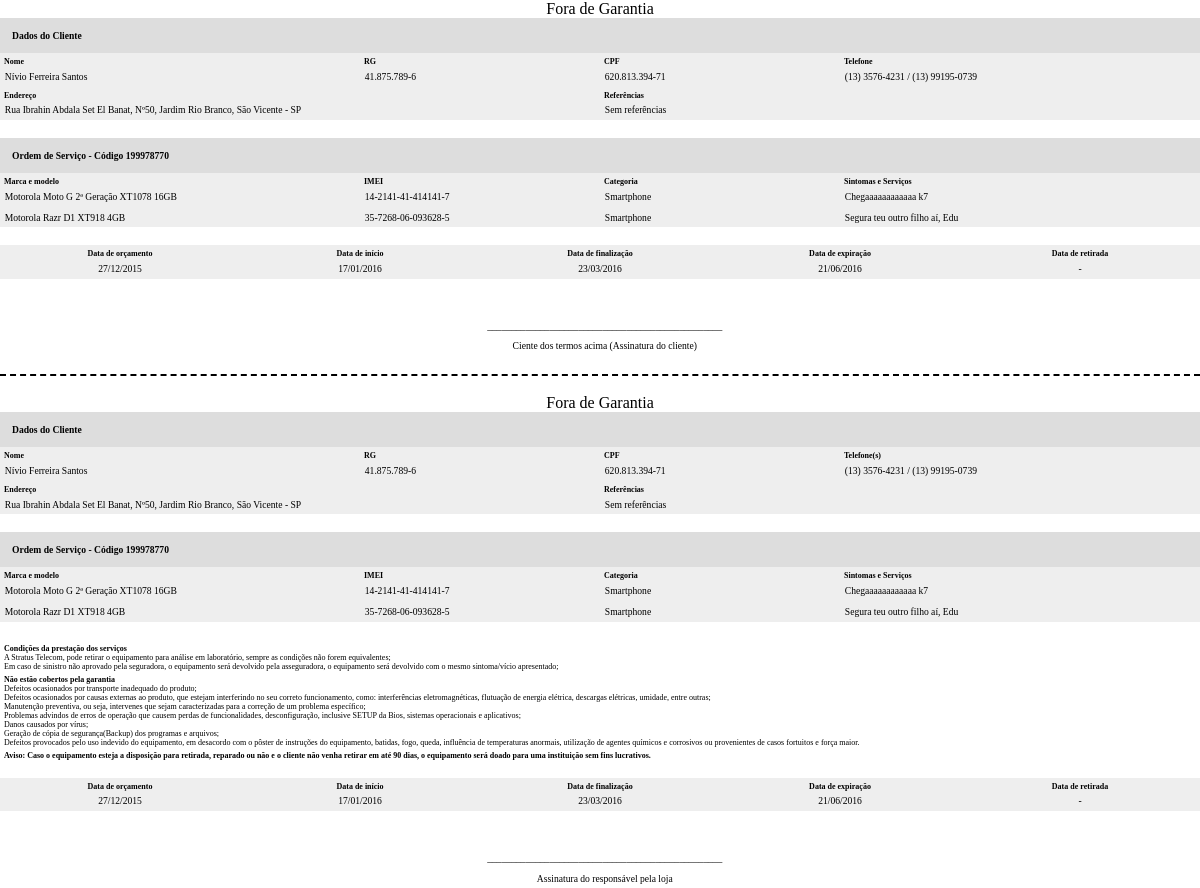
The app's page /ModeloImprimirOrdem.php?codigo=199978770 with its own data.
### tables this page shows
CREATE TABLE `tb_cliente` (
  `cd_cliente` int(11) NOT NULL AUTO_INCREMENT,
  `nm_cliente` varchar(120) DEFAULT NULL,
  `cd_cpf` varchar(11) DEFAULT NULL,
  `cd_rg` varchar(9) DEFAULT NULL,
  `cd_telefone1` varchar(10) DEFAULT NULL,
  `cd_telefone2` varchar(11) DEFAULT NULL,
  `nm_endereco` varchar(100) DEFAULT NULL,
  `ds_referencias` varchar(500) DEFAULT NULL,
  `dt_cadastro` datetime DEFAULT NULL,
  PRIMARY KEY (`cd_cliente`),
  UNIQUE KEY `cd_cpf` (`cd_cpf`),
  UNIQUE KEY `cd_rg` (`cd_rg`)
);

CREATE TABLE `tb_aparelho` (
  `cd_aparelho` int(11) NOT NULL AUTO_INCREMENT,
  `cd_imei` varchar(15) DEFAULT NULL,
  `cd_venda` tinyint(1) DEFAULT NULL,
  `ds_aparelho` varchar(500) DEFAULT NULL,
  `cd_modelo` int(11) DEFAULT NULL,
  `cd_cliente` int(11) DEFAULT NULL,
  `dt_cadastro` datetime DEFAULT NULL,
  `cd_imei_secundario` varchar(15) DEFAULT NULL,
  `cd_numero_serie` varchar(20) DEFAULT NULL,
  PRIMARY KEY (`cd_aparelho`),
  UNIQUE KEY `cd_imei_secundario` (`cd_imei_secundario`),
  UNIQUE KEY `cd_numero_serie` (`cd_numero_serie`),
  UNIQUE KEY `uk_imei` (`cd_imei`) USING HASH,
  KEY `fk_aparelho_modelo` (`cd_modelo`),
  KEY `fk_aparelho_cliente` (`cd_cliente`),
  CONSTRAINT `fk_aparelho_cliente` FOREIGN KEY (`cd_cliente`) REFERENCES `tb_cliente` (`cd_cliente`) ON DELETE SET NULL ON UPDATE CASCADE,
  CONSTRAINT `fk_aparelho_modelo` FOREIGN KEY (`cd_modelo`) REFERENCES `tb_modelo` (`cd_modelo`) ON DELETE SET NULL ON UPDATE CASCADE
);

CREATE TABLE `tb_categoria` (
  `cd_categoria` int(11) NOT NULL AUTO_INCREMENT,
  `nm_categoria` varchar(70) DEFAULT NULL,
  `ic_editavel` tinyint(1) DEFAULT NULL,
  PRIMARY KEY (`cd_categoria`)
);

CREATE TABLE `item_os` (
  `cd_item_os` int(11) NOT NULL AUTO_INCREMENT,
  `ds_item_os` varchar(500) DEFAULT NULL,
  `cd_aparelho` int(11) NOT NULL,
  `cd_os` int(11) NOT NULL,
  PRIMARY KEY (`cd_aparelho`,`cd_os`),
  UNIQUE KEY `cd_item_os` (`cd_item_os`),
  KEY `fk_aparelho_os_aparelho` (`cd_aparelho`),
  KEY `fk_aparelho_os_os` (`cd_os`),
  CONSTRAINT `fk_aparelho_os_aparelho` FOREIGN KEY (`cd_aparelho`) REFERENCES `tb_aparelho` (`cd_aparelho`) ON DELETE CASCADE ON UPDATE CASCADE,
  CONSTRAINT `fk_aparelho_os_os` FOREIGN KEY (`cd_os`) REFERENCES `tb_os` (`cd_os`) ON DELETE CASCADE ON UPDATE CASCADE
);

CREATE TABLE `tb_os` (
  `cd_os` int(11) NOT NULL AUTO_INCREMENT,
  `dt_orcamento` date DEFAULT NULL,
  `dt_inicio` date DEFAULT NULL,
  `dt_finalizacao` date DEFAULT NULL,
  `dt_retirada` date DEFAULT NULL,
  `dt_expiracao` date DEFAULT NULL,
  `dt_venda` date DEFAULT NULL,
  `cd_status` int(1) DEFAULT NULL,
  `ic_orcam_vend_manuten` tinyint(1) DEFAULT NULL,
  `ds_os` varchar(500) DEFAULT NULL,
  `cd_funcionario` int(11) DEFAULT NULL,
  `dt_cadastro` datetime DEFAULT NULL,
  `cd_verificador` int(11) DEFAULT NULL,
  `cd_cliente` int(11) DEFAULT NULL,
  PRIMARY KEY (`cd_os`),
  UNIQUE KEY `uk_verificador` (`cd_verificador`) USING BTREE,
  KEY `fk_os_funcionario` (`cd_funcionario`),
  KEY `fk_os_status` (`cd_status`),
  KEY `fk_os_cliente` (`cd_cliente`),
  CONSTRAINT `fk_os_cliente` FOREIGN KEY (`cd_cliente`) REFERENCES `tb_cliente` (`cd_cliente`) ON DELETE SET NULL ON UPDATE CASCADE,
  CONSTRAINT `fk_os_funcionario` FOREIGN KEY (`cd_funcionario`) REFERENCES `tb_funcionario` (`cd_funcionario`),
  CONSTRAINT `fk_os_status` FOREIGN KEY (`cd_status`) REFERENCES `tb_status` (`cd_status`) ON DELETE SET NULL ON UPDATE CASCADE
);

### ModeloImprimirOrdem.php (the view, shortened to what the rows shown need)
<?php
	include 'php/Conexao.php';
	include 'php/ConexaoPrincipal.php';
	function ConfereQuebra()
	{
		switch (strtoupper(substr(PHP_OS, 0, 3)))
		{
			default:
				$quebra = "\n";
		}
		return $quebra;
	}
	$codigo = mysql_escape_string($_GET['codigo']);
	$result_Cliente = $conexaoPrincipal -> Query("select tb_cliente.nm_cliente,
														   tb_cliente.cd_rg,
														   tb_cliente.cd_cpf,
														   tb_cliente.cd_telefone1,
														   tb_cliente.cd_telefone2,
														   tb_cliente.nm_endereco,
														   tb_cliente.ds_referencias
													  from tb_os inner join tb_cliente
														on tb_os.cd_cliente = tb_cliente.cd_cliente
														  where tb_os.cd_verificador = '$codigo'");
	$linha_Cliente = mysqli_fetch_assoc($result_Cliente);
	$query_Aparelhos = "select concat(tb_marca.nm_marca, ' ', tb_modelo.nm_modelo) as nm_marca_modelo,
							   tb_aparelho.cd_imei,
							   tb_categoria.nm_categoria,
							   item_os.ds_item_os
						  from tb_os inner join item_os
							on tb_os.cd_os = item_os.cd_os
							  inner join tb_aparelho
								on item_os.cd_aparelho = tb_aparelho.cd_aparelho
								  inner join tb_modelo
									on tb_aparelho.cd_modelo = tb_modelo.cd_modelo
									  inner join tb_marca
										on tb_modelo.cd_marca = tb_marca.cd_marca
										  inner join tb_categoria
											on tb_modelo.cd_categoria = tb_categoria.cd_categoria
							where tb_os.cd_verificador = '$codigo'
								order by nm_marca_modelo";
	$result_Aparelhos = $conexaoPrincipal -> Query($query_Aparelhos);
	$linha_Aparelhos = mysqli_fetch_assoc($result_Aparelhos);
	$total_Aparelhos = mysqli_num_rows($result_Aparelhos);
	$result_Datas = $conexaoPrincipal -> Query("select tb_os.dt_orcamento,
														   tb_os.dt_inicio,
														   tb_os.dt_finalizacao,
														   tb_os.dt_expiracao,
														   tb_os.dt_retirada
													  from tb_os
														where tb_os.cd_verificador = '$codigo'");
	$linha_Datas = mysqli_fetch_assoc($result_Datas);
?>
<html>
	<head>
	</head>
	<body>
		<div class="ordem fica">
			<div class="data-client">
				<table width="100%" cellspacing="0">
					<tr>
						<td width="30%">
							<label class="lbl-title">Nome</label><br>
							<label class="lbl-item"><?php echo $linha_Cliente['nm_cliente']; ?></label>
						</td>
						<td width="20%">
							<label class="lbl-title">RG</label><br>
							<label class="lbl-item"><?php $aux = $linha_Cliente['cd_rg']; $aux = $aux[0].$aux[1].'.'.$aux[2].$aux[3].$aux[4].'.'.$aux[5].$aux[6].$aux[7].'-'.$aux[8]; echo $aux; ?></label>
						</td>
						<td width="20%">
							<label class="lbl-title">CPF</label><br>
							<label class="lbl-item"><?php $aux = $linha_Cliente['cd_cpf']; $aux = $aux[0].$aux[1].$aux[2].'.'.$aux[3].$aux[4].$aux[5].'.'.$aux[6].$aux[7].$aux[8].'-'.$aux[9].$aux[10]; echo $aux; ?></label>
						</td>
						<td width="30%">
							<label class="lbl-title">Telefone</label><br>
							<label class="lbl-item"><?php $aux = $linha_Cliente['cd_telefone1']; if (strlen($aux) == 10) {$aux = '('.$aux[0].$aux[1].') '.$aux[2].$aux[3].$aux[4].$aux[5].'-'.$aux[6].$aux[7].$aux[8].$aux[9];} else {$aux = '('.$aux[0].$aux[1].') '.$aux[2].$aux[3].$aux[4].$aux[5].$aux[6].'-'.$aux[7].$aux[8].$aux[9].$aux[10];} echo $aux; $aux = $linha_Cliente['cd_telefone2']; if ($aux != '') {if (strlen($aux) == 10) {$aux = '('.$aux[0].$aux[1].') '.$aux[2].$aux[3].$aux[4].$aux[5].'-'.$aux[6].$aux[7].$aux[8].$aux[9];} else {$aux = '('.$aux[0].$aux[1].') '.$aux[2].$aux[3].$aux[4].$aux[5].$aux[6].'-'.$aux[7].$aux[8].$aux[9].$aux[10];} echo ' / '.$aux;}?></label>
						</td>
					</tr>
					<tr>
						<td colspan="2">
							<label class="lbl-title">Endereço</label><br>
							<label class="lbl-item"><?php echo $linha_Cliente['nm_endereco']; ?></label>
						</td>
						<td colspan="2">
							<label class="lbl-title">Referências</label><br>
							<label class="lbl-item"><?php echo $linha_Cliente['ds_referencias']; ?></label>
						</td>
					</tr>
				</table>
			</div>
			<br>
			<div class="data-client">
				<table width="100%" cellspacing="0">
					<?php
						if ($total_Aparelhos > 0)
						{
							do
							{
					?>
								<tr>
									<td width="30%">
										<label class="lbl-item"><?php echo $linha_Aparelhos['nm_marca_modelo']; ?></label>
									</td>
									<td width="20%">
										<label class="lbl-item"><?php $aux = $linha_Aparelhos['cd_imei']; $aux = $aux[0].$aux[1].'-'.$aux[2].$aux[3].$aux[4].$aux[5].'-'.$aux[6].$aux[7].'-'.$aux[8].$aux[9].$aux[10].$aux[11].$aux[12].$aux[13].'-'.$aux[14]; echo $aux;?></label>
									</td>
									<td width="20%">
										<label class="lbl-item"><?php echo $linha_Aparelhos['nm_categoria']; ?></label>
									</td>
									<td width="30%">
										<label class="lbl-item"><?php $aux = $linha_Aparelhos['ds_item_os']; $aux = str_replace(ConfereQuebra(), '<br/>', $aux); echo $aux;?></label>
									</td>
								</tr>
					<?php
							}
							while ($linha_Aparelhos = mysqli_fetch_assoc($result_Aparelhos));
						}
					?>
				</table>
			</div>
			<br>
			<div class="data-client">
				<table width="100%" cellspacing="0" >
					<tr align="center">
						<td width="20%">
							<label class="lbl-title">Data de orçamento</label><br>
							<label class="lbl-item"><?php $aux = $linha_Datas['dt_orcamento']; if ($aux != '') {$aux = date('d/m/Y', strtotime($aux)); echo $aux;} else {echo '-';}?></label>
						</td>
						<td width="20%">
							<label class="lbl-title">Data de início</label><br>
							<label class="lbl-item"><?php $aux = $linha_Datas['dt_inicio']; if ($aux != '') {$aux = date('d/m/Y', strtotime($aux)); echo $aux;} else {echo '-';}?></label>
						</td>
						<td width="20%">
							<label class="lbl-title">Data de finalização</label><br>
							<label class="lbl-item"><?php $aux = $linha_Datas['dt_finalizacao']; if ($aux != '') {$aux = date('d/m/Y', strtotime($aux)); echo $aux;} else {echo '-';}?></label>
						</td>
						<td width="20%">
							<label class="lbl-title">Data de expiração</label><br>
							<label class="lbl-item"><?php $aux = $linha_Datas['dt_expiracao']; if ($aux != '') {$aux = date('d/m/Y', strtotime($aux)); echo $aux;} else {echo '-';}?></label>
						</td>
					</tr>
				</table>
			</div>
			<Br><br>
		</div>
		<br><div class="pontilhado">&nbsp;</div>
		<div class="ordem destaca">
			<div class="data-client">
				<table width="100%" cellspacing="0">
					<tr>
						<td width="30%">
							<label class="lbl-title">Nome</label><br>
							<label class="lbl-item"><?php echo $linha_Cliente['nm_cliente']; ?></label>
						</td>
						<td width="20%">
							<label class="lbl-title">RG</label><br>
							<label class="lbl-item"><?php $aux = $linha_Cliente['cd_rg']; $aux = $aux[0].$aux[1].'.'.$aux[2].$aux[3].$aux[4].'.'.$aux[5].$aux[6].$aux[7].'-'.$aux[8]; echo $aux; ?></label>
						</td>
						<td width="20%">
							<label class="lbl-title">CPF</label><br>
							<label class="lbl-item"><?php $aux = $linha_Cliente['cd_cpf']; $aux = $aux[0].$aux[1].$aux[2].'.'.$aux[3].$aux[4].$aux[5].'.'.$aux[6].$aux[7].$aux[8].'-'.$aux[9].$aux[10]; echo $aux; ?></label>
						</td>
						<td width="30%">
							<label class="lbl-title">Telefone(s)</label><br>
							<label class="lbl-item"><?php $aux = $linha_Cliente['cd_telefone1']; if (strlen($aux) == 10) {$aux = '('.$aux[0].$aux[1].') '.$aux[2].$aux[3].$aux[4].$aux[5].'-'.$aux[6].$aux[7].$aux[8].$aux[9];} else {$aux = '('.$aux[0].$aux[1].') '.$aux[2].$aux[3].$aux[4].$aux[5].$aux[6].'-'.$aux[7].$aux[8].$aux[9].$aux[10];} echo $aux; $aux = $linha_Cliente['cd_telefone2']; if ($aux != '') {if (strlen($aux) == 10) {$aux = '('.$aux[0].$aux[1].') '.$aux[2].$aux[3].$aux[4].$aux[5].'-'.$aux[6].$aux[7].$aux[8].$aux[9];} else {$aux = '('.$aux[0].$aux[1].') '.$aux[2].$aux[3].$aux[4].$aux[5].$aux[6].'-'.$aux[7].$aux[8].$aux[9].$aux[10];} echo ' / '.$aux;}?></label>
						</td>
					</tr>
					<tr>
						<td colspan="2">
							<label class="lbl-title">Endereço</label><br>
							<label class="lbl-item"><?php echo $linha_Cliente['nm_endereco']; ?></label>
						</td>
						<td colspan="2">
							<label class="lbl-title">Referências</label><br>
							<label class="lbl-item"><?php echo $linha_Cliente['ds_referencias']; ?></label>
						</td>
					</tr>
				</table>
			</div>
			<br>
			<div class="data-client">
				<table width="100%" cellspacing="0">
					<?php
						$result_Aparelhos = $conexaoPrincipal -> Query($query_Aparelhos);
						$linha_Aparelhos = mysqli_fetch_assoc($result_Aparelhos);
						$total_Aparelhos = mysqli_num_rows($result_Aparelhos);
						if ($total_Aparelhos > 0)
						{
							do
							{
					?>
								<tr>
									<td width="30%">
										<label class="lbl-item"><?php echo $linha_Aparelhos['nm_marca_modelo']; ?></label>
									</td>
									<td width="20%">
										<label class="lbl-item"><?php $aux = $linha_Aparelhos['cd_imei']; $aux = $aux[0].$aux[1].'-'.$aux[2].$aux[3].$aux[4].$aux[5].'-'.$aux[6].$aux[7].'-'.$aux[8].$aux[9].$aux[10].$aux[11].$aux[12].$aux[13].'-'.$aux[14]; echo $aux;?></label>
									</td>
									<td width="20%">
										<label class="lbl-item"><?php echo $linha_Aparelhos['nm_categoria']; ?></label>
									</td>
									<td width="30%">
										<label class="lbl-item"><?php $aux = $linha_Aparelhos['ds_item_os']; $aux = str_replace(ConfereQuebra(), '<br/>', $aux); echo $aux;?></label>
									</td>
								</tr>
					<?php
							}
							while ($linha_Aparelhos = mysqli_fetch_assoc($result_Aparelhos));
						}
					?>
				</table>
			</div>
			<br>
			<br>
			<div class="data-client">
				<table width="100%" cellspacing="0" >
					<tr align="center">
						<td width="20%">
							<label class="lbl-title">Data de orçamento</label><br>
							<label class="lbl-item"><?php $aux = $linha_Datas['dt_orcamento']; if ($aux != '') {$aux = date('d/m/Y', strtotime($aux)); echo $aux;} else {echo '-';}?></label>
						</td>
						<td width="20%">
							<label class="lbl-title">Data de início</label><br>
							<label class="lbl-item"><?php $aux = $linha_Datas['dt_inicio']; if ($aux != '') {$aux = date('d/m/Y', strtotime($aux)); echo $aux;} else {echo '-';}?></label>
						</td>
						<td width="20%">
							<label class="lbl-title">Data de finalização</label><br>
							<label class="lbl-item"><?php $aux = $linha_Datas['dt_finalizacao']; if ($aux != '') {$aux = date('d/m/Y', strtotime($aux)); echo $aux;} else {echo '-';}?></label>
						</td>
						<td width="20%">
							<label class="lbl-title">Data de expiração</label><br>
							<label class="lbl-item"><?php $aux = $linha_Datas['dt_expiracao']; if ($aux != '') {$aux = date('d/m/Y', strtotime($aux)); echo $aux;} else {echo '-';}?></label>
						</td>
					</tr>
				</table>
			</div>
			<Br><br>
		</div>
	</body>
</html>

### records on screen
tb_cliente: nm_cliente "Nívio Ferreira Santos", cd_rg "41.875.789-6", cd_cpf "620.813.394-71", cd_telefone1 "(13) 3576-4231", cd_telefone2 "(13) 99195-0739", nm_endereco "Rua Ibrahin Abdala Set El Banat, Nº50, Jardim Rio Branco, São Vicente - SP", ds_referencias "Sem referências"
tb_aparelho: nm_marca_modelo "Motorola Moto G 2ª Geração XT1078 16GB", cd_imei "14-2141-41-414141-7", tb_categoria.nm_categoria "Smartphone", item_os.ds_item_os "Chegaaaaaaaaaaaa k7"
tb_aparelho: nm_marca_modelo "Motorola Razr D1 XT918 4GB", cd_imei "35-7268-06-093628-5", tb_categoria.nm_categoria "Smartphone", item_os.ds_item_os "Segura teu outro filho aí, Edu"
tb_os: dt_orcamento "27/12/2015", dt_inicio "17/01/2016", dt_finalizacao "23/03/2016", dt_expiracao "21/06/2016"

### other values on screen
$codigo "199978770"
